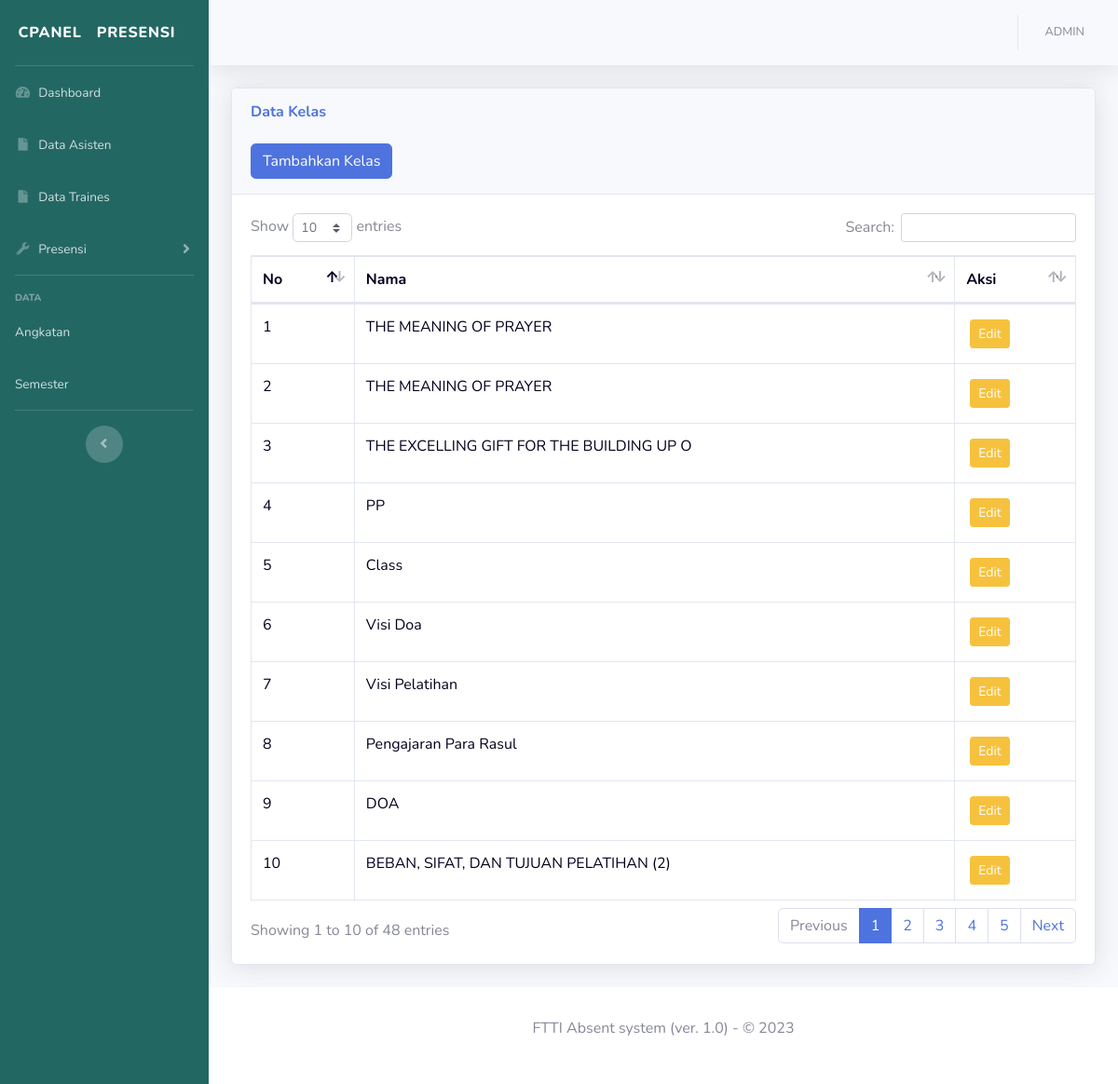
Page /Admin/kelas.php (signed in) on the committed database.
### tables this page shows
CREATE TABLE `activity` (
  `id_activity` int(4) NOT NULL DEFAULT 0,
  `items` char(40) NOT NULL
);

### Admin/kelas.php (the view, shortened to what this page needs)
<?php
include '../koneksi.php';
$ambildata_kelas = mysqli_query($conn,"SELECT * FROM `activity` ORDER BY id_activity DESC");
?>
<!DOCTYPE html>
<html lang="en">
<?php
include 'head.php';
?>
<body id="page-top">
    <div id="wrapper">
    <?php
    include 'sidebar.php';
    ?>
        <div id="content-wrapper" class="d-flex flex-column">
            <div id="content">
            <?php
            include 'navbar.php';
            ?>
                 <div class="container-fluid">
<div class="card shadow mb-4">
    <div class="card-header py-3">
        <h6 class="m-0 font-weight-bold text-primary">Data Kelas</h6> <br>
       <button type="button" class="btn btn-primary" data-toggle="modal" data-target="#staticBackdrop">
        Tambahkan Kelas
        </button>
    </div>
    <div class="card-body">
        <div class="table-responsive">
            <table class="table table-bordered" id="dataTable" width="100%" cellspacing="0">
                <thead>
                    <tr>
                        <th>No</th>
                        <th>Nama</th>
                        <th>Aksi</th>
                    </tr>
                </thead>
                <tbody>
                <?php
                $i = 1;
                foreach ($ambildata_kelas as $row) :
                ?>
                    <tr>
                        <td><?= $i; ?></td>
                        <td><?= $row['items']; ?></td>
                        <td>
                            <a id="edit"  type="button" class="btn btn-sm m-1 btn-warning" data-toggle="modal" data-target="#Edit" data-id="<?= $row['id_activity']; ?>" data-nama="<?= $row['items']; ?>">
                            Edit
                            </a>
                            </td>
                    </tr>
                    <?php $i++; ?>
                     <?php endforeach; ?>
                </tbody>
            </table>
        </div>
    </div>
</div>
</div>
            </div>
            <?php
                include 'fotter.php';
                ?>
        </div>
    </div>
</body>
</html>

### Admin/head.php (style rules this page uses)
table,th,tr { color: #03001C; }

### rows in the picture
activity: items "THE MEANING OF PRAYER"
activity: items "THE MEANING OF PRAYER"
activity: items "THE EXCELLING GIFT FOR THE BUILDING UP O"
activity: items "PP"
activity: items "Class"
activity: items "Visi Doa"
activity: items "Visi Pelatihan"
activity: items "Pengajaran Para Rasul"
activity: items "DOA"
activity: items "BEBAN, SIFAT, DAN TUJUAN PELATIHAN (2)"
